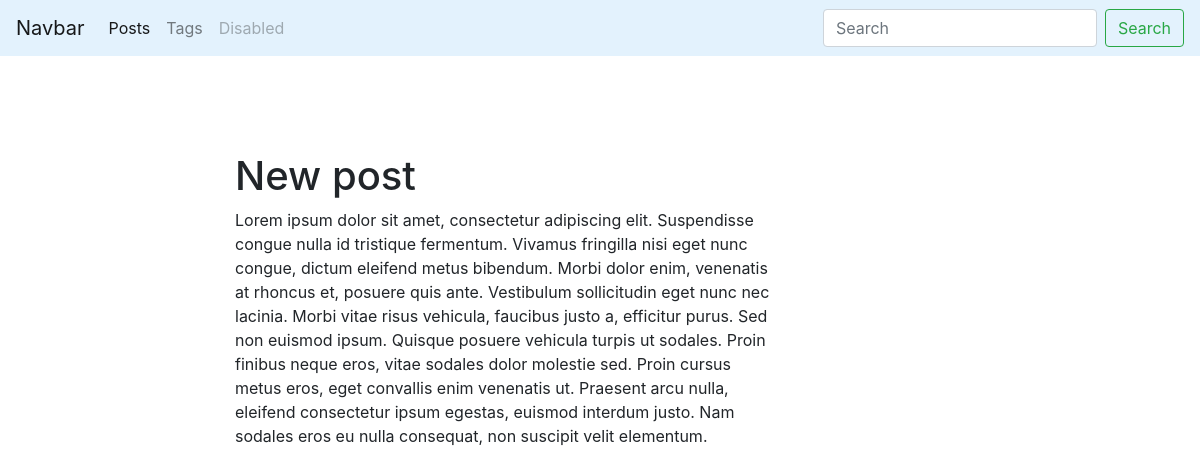
Screenshot of /blog/post/new-post/ with the database file from the repository.
### blog/models.py (models this page shows, shortened)
class Post(models.Model):
    title = models.CharField(max_length=150, db_index=True)
    slug = models.SlugField(max_length=150, blank=True, unique=True)
    body = models.TextField(blank=True, db_index=True)
    tags = models.ManyToManyField('Tag', blank=True, related_name='posts')
    date_pub = models.DateTimeField(auto_now_add=True)

### blog/views.py (the view)
# urls.py: path('post/<str:slug>/', PostDetail.as_view(), name='post_detail_url'),
class PostDetail(ObjectDetailMixin, View):
    model = Post
    template = 'blog/post_detail.html'

### blog/utils.py (called while the page is built)
    def get(self, request, slug):
        obj = get_object_or_404(self.model, slug__iexact=slug)
        return render(request, self.template, context={self.model.__name__.lower(): obj})

### blog/templates/blog/post_detail.html (shortened to what this page needs)
{% extends 'blog/base_blog.html' %}
{% block content %}
  <h1 class="mt-5">
    {{ post.title }}
  </h1>
  <p>
    {{ post.body }}
  </p>
{% endblock %}

### rows the page displays
Post: title "New post", body "Lorem ipsum dolor sit amet, consectetur adipiscing elit. Suspendisse congue nulla id tristique fermentum. Vivamus fringilla nisi eget nunc congue, dictum eleifend metus bibendum. Morbi dolor enim, venenatis at rhoncus et, posuere quis ante. Vestibulum sollicitudin eget nunc nec lacinia. Morbi vitae risus vehicula, faucibus justo a, efficitur purus. Sed non euismod ipsum. Quisque posuere vehicula turpis ut sodales. Proin finibus neque eros, vitae sodales dolor molestie sed. Proin cursus metus eros, eget convallis enim venenatis ut. Praesent arcu nulla, eleifend consectetur ipsum egestas, euismod interdum justo. Nam sodales eros eu nulla consequat, non suscipit velit elementum."
